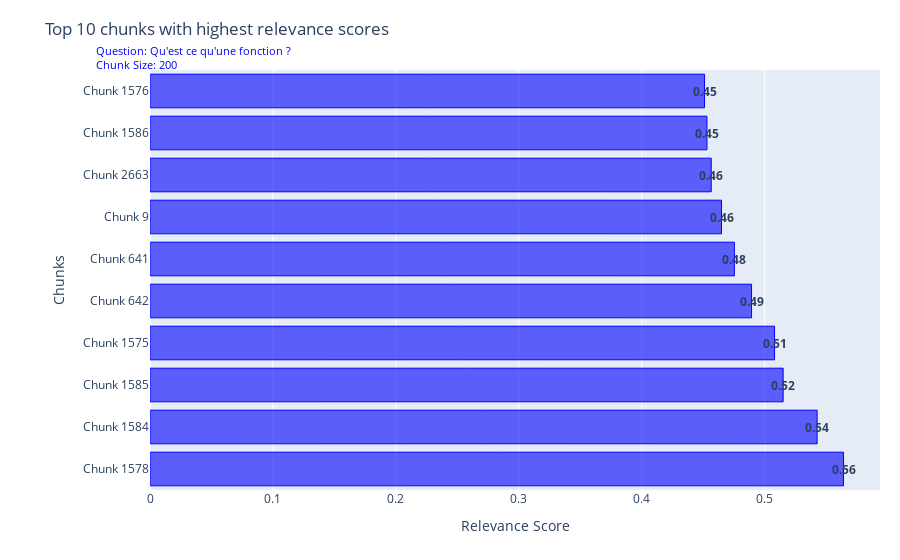

The notebook cell this image was saved under:
### Markdown cell above
Let's take a closer look to the top 10 chunks :

Here is a plot made with Plotly to dynamically visualize the content and score of the top 10 chunks resulting from the similarity search of a query in the vector database with the size specified.

### Code cell
plot_top10_scores_details("Qu'est ce qu'une fonction ?", 200, databases)

### Figure 1 — Plotly figure (JSON) as saved in the notebook; plotly's stock layout.template omitted (floating-point values rounded to 4 significant figures)
{"data": [{"hoverinfo": "text", "hovertext": ["2<br> Qui effectue une action<br>\n3<br> Et qui renvoie un objet Python ou rien du tout<br>  \n![Fonctionnement schématique d'une fonction<br>](img/schema_fonction<br>png){ #fig:schema_fonction width=90% }", "\nAux yeux du programmeur au contraire, une fonction est une portion de code effectuant une suite d'instructions bien particulière<br> Mais avant de vous présenter la syntaxe et la manière de construire une fonction, revenons une dernière fois sur cette notion de « boîte noire » :  ", "\n- Une fonction effectue une tâche<br> Pour cela, elle reçoit éventuellement des arguments et renvoie éventuellement quelque chose<br> L'algorithme utilisé au sein de la fonction n'intéresse pas directement l'utilisateur<br> Par exemple, il est inutile de savoir comment la fonction `math<br>cos()` calcule un cosinus<br> On a juste besoin de savoir qu'il faut lui passer en argument un angle en radian et qu'elle renvoie le cosinus de cet angle<br> Ce qui se passe à l'intérieur de la fonction ne regarde que le programmeur<br>  ", "\nEn programmation, les **fonctions** sont très utiles pour réaliser plusieurs fois la même opération au sein d'un programme<br> Elles rendent également le code plus lisible et plus clair en le fractionnant en blocs logiques<br>  ", "\nCe qui se trouve entre les parenthèses d'une fonction est appelé **argument** et c'est ce que l'on « passe » à la fonction<br> Dans l'instruction `type(2)`, c'est l'entier `2` qui est l'argument passé à la fonction `type()`<br> Pour l'instant, on retiendra qu'une fonction est une sorte de boîte à qui on passe un (ou plusieurs) argument(s), qui effectue une action et qui peut renvoyer un résultat ou plus généralement un objet<br> Par exemple, la fonction `type()` renvoie le type de la variable qu'on lui a passé en argument<br>  ", "\nPar ailleurs, nous avons rencontré plusieurs fois des **fonctions** dans ce chapitre, notamment avec `type()`, `int()`, `float()` et `str()`<br> Dans le chapitre 1 *Introduction*, nous avons également vu la fonction `print()`<br> On reconnaît qu'il s'agit d'une fonction car son nom est suivi de parenthèses (par exemple, `type()`)<br> En Python, la syntaxe générale est `fonction()`<br>  ", "\nUne fonction récursive est une fonction qui s'appelle elle-même<br> Les fonctions récursives permettent d'obtenir une efficacité redoutable dans la résolution de certains algorithmes comme le [tri rapide](https://fr<br>wikipedia<br>org/wiki/Tri_rapide) (en anglais *quicksort*)<br>  ", "\nRevenons quelques instants sur la notion de **méthode** abordée dans ce chapitre avec `<br>format()`<br> En Python, on peut considérer chaque variable comme un objet sur lequel on peut appliquer des méthodes<br> Une méthode est simplement une fonction qui utilise et/ou agit sur l'objet lui-même, les deux étant connectés par un point<br> La syntaxe générale est de la forme `objet<br>méthode()`<br>  ", "\n- Chaque fonction effectue en général une tâche **unique et précise**<br> Si cela se complique, il est plus judicieux d'écrire plusieurs fonctions (qui peuvent éventuellement s'appeler les unes les autres)<br> Cette **modularité** améliore la qualité générale et la lisibilité du code<br> Vous verrez qu'en Python, les fonctions présentent une grande flexibilité<br>  ", "\nVous connaissez déjà certaines fonctions Python<br> Par exemple `math<br>cos(angle)` du module `math` renvoie le cosinus de la variable `angle` exprimé en radian<br> Vous connaissez aussi des fonctions internes à Python comme `range()` ou `len()`<br> Pour l'instant, une fonction est à vos yeux une sorte de « boîte noire » (voir figure @fig:schema_fonction) :  "], "marker": {"color": "rgba(0, 0, 255, 0.6)", "line": {"color": "rgba(0, 0, 255, 1.0)", "width": 1}}, "orientation": "h", "type": "bar", "x": [0.5641, 0.5427, 0.5151, 0.5081, 0.4893, 0.4754, 0.4649, 0.4565, 0.4531, 0.4511], "y": ["Chunk 1578", "Chunk 1584", "Chunk 1585", "Chunk 1575", "Chunk 642", "Chunk 641", "Chunk 9", "Chunk 2663", "Chunk 1586", "Chunk 1576"]}], "layout": {"annotations": [{"showarrow": false, "text": "<b>0.56</b>", "x": 0.5641, "y": "Chunk 1578"}, {"showarrow": false, "text": "<b>0.54</b>", "x": 0.5427, "y": "Chunk 1584"}, {"showarrow": false, "text": "<b>0.52</b>", "x": 0.5151, "y": "Chunk 1585"}, {"showarrow": false, "text": "<b>0.51</b>", "x": 0.5081, "y": "Chunk 1575"}, {"showarrow": false, "text": "<b>0.49</b>", "x": 0.4893, "y": "Chunk 642"}, {"showarrow": false, "text": "<b>0.48</b>", "x": 0.4754, "y": "Chunk 641"}, {"showarrow": false, "text": "<b>0.46</b>", "x": 0.4649, "y": "Chunk 9"}, {"showarrow": false, "text": "<b>0.46</b>", "x": 0.4565, "y": "Chunk 2663"}, {"showarrow": false, "text": "<b>0.45</b>", "x": 0.4531, "y": "Chunk 1586"}, {"showarrow": false, "text": "<b>0.45</b>", "x": 0.4511, "y": "Chunk 1576"}, {"align": "left", "font": {"color": "blue", "size": 11}, "showarrow": false, "text": "Question: Qu'est ce qu'une fonction ?<br>Chunk Size: 200", "x": 0.06, "xanchor": "center", "xref": "paper", "y": 0.99, "yanchor": "bottom", "yref": "paper"}], "hoverlabel": {"bgcolor": "lightgrey", "font": {"size": 10}}, "margin": {"b": 70, "l": 150, "r": 20, "t": 70}, "title": {"text": "Top 10 chunks with highest relevance scores"}, "xaxis": {"title": {"text": "Relevance Score"}}, "yaxis": {"title": {"text": "Chunks"}}}}
